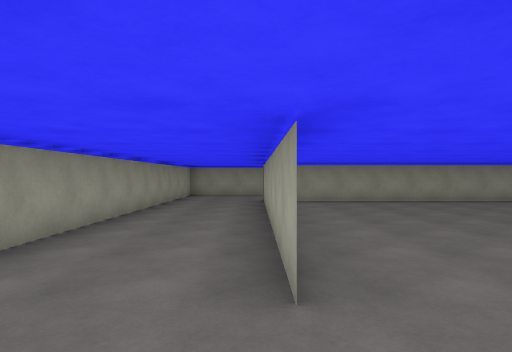
[1] (above)

24 first-person views from a walk through a 3-D level made in the Unity game engine. The camera is 1.4 m above the floor, looks level and sees 75° across. Doors are open. The floor is counted in squares, 2 m on a side. Each view is taken from the middle of a square. On the plan, view 1 faces up. The plan holds only what a view shows up to about 10 squares ahead; the rest is blank. The place goes on beyond the plan. The player is left out.

[2]
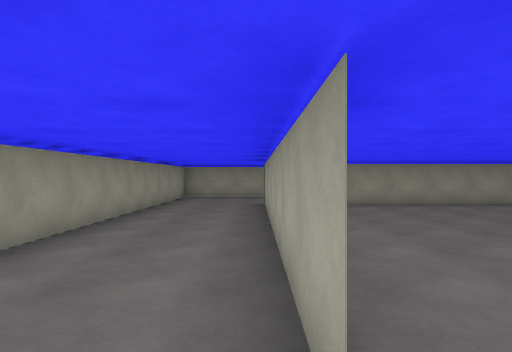

[3]
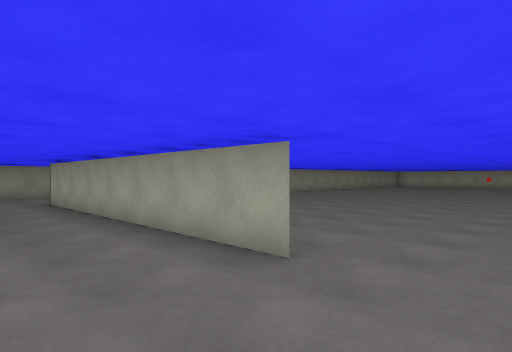

[4]
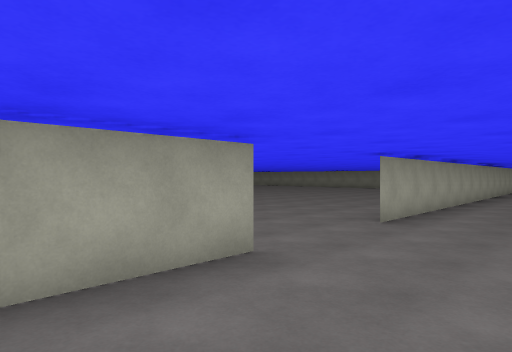

[5]
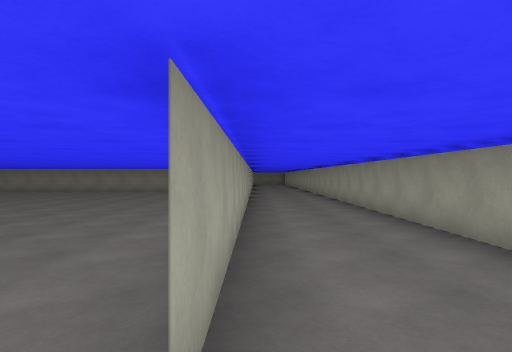

[6]
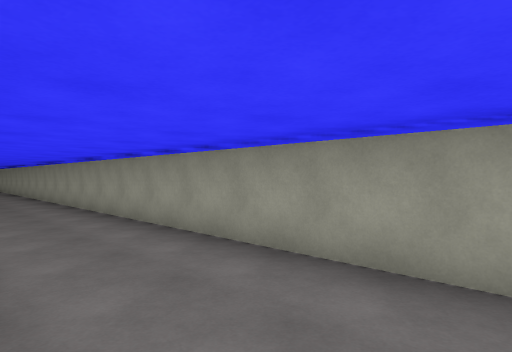

[7]
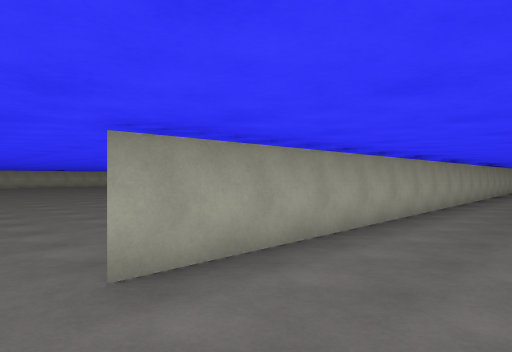

[8]
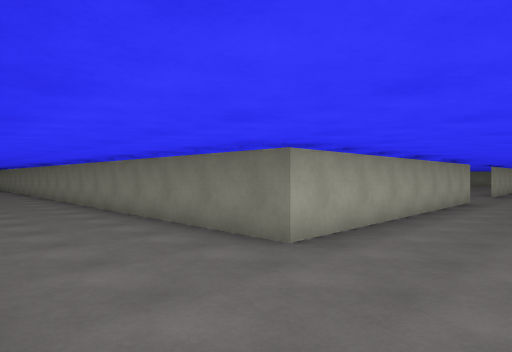

[9]
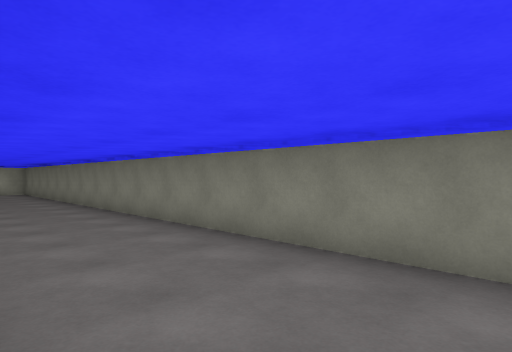

[10]
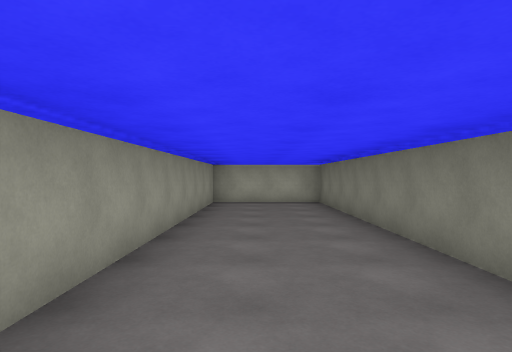

[11]
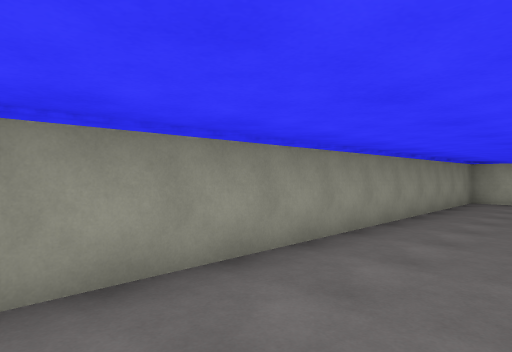

[12]
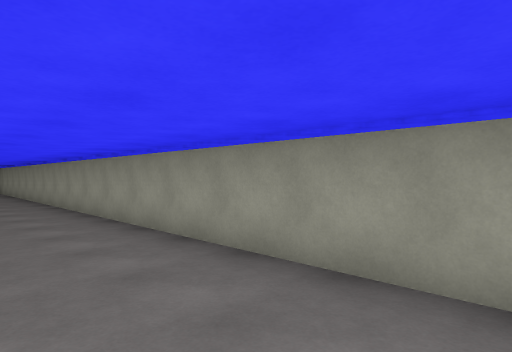

[13]
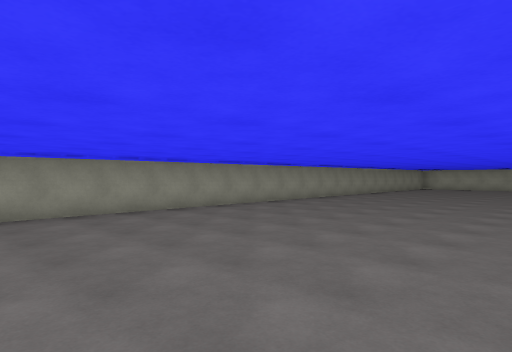

[14]
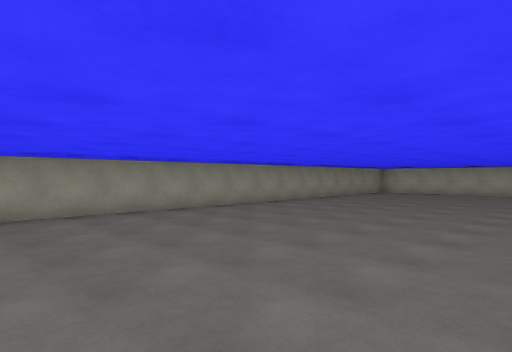

[15]
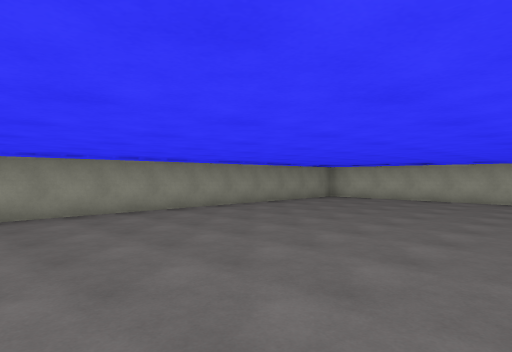

[16]
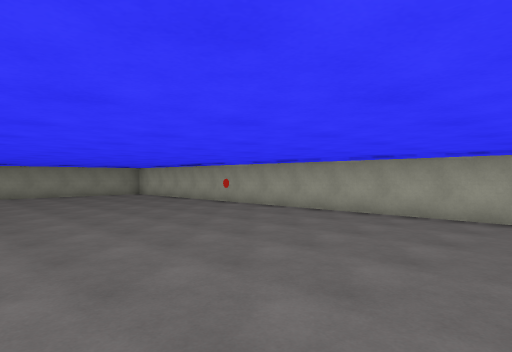

[17]
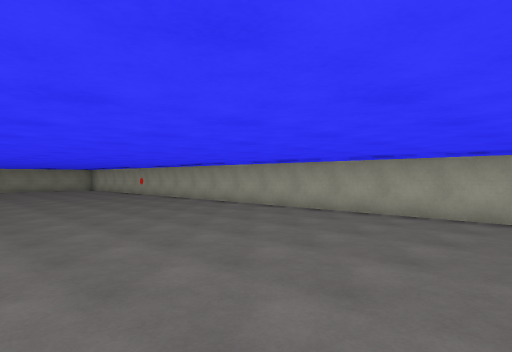

[18]
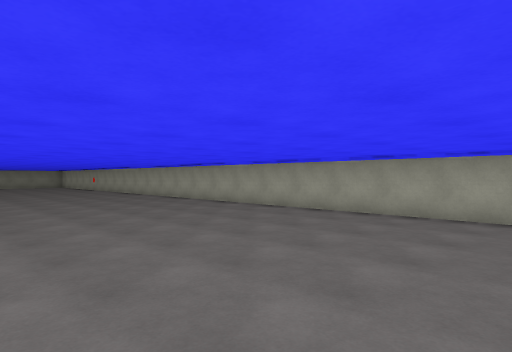

[19]
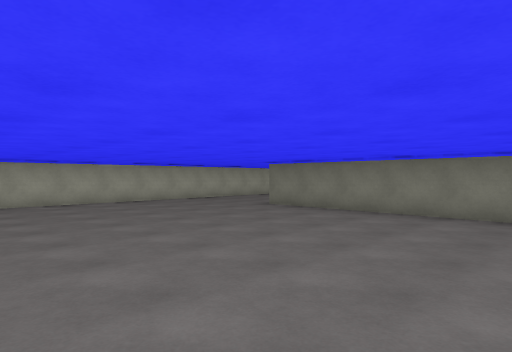

[20]
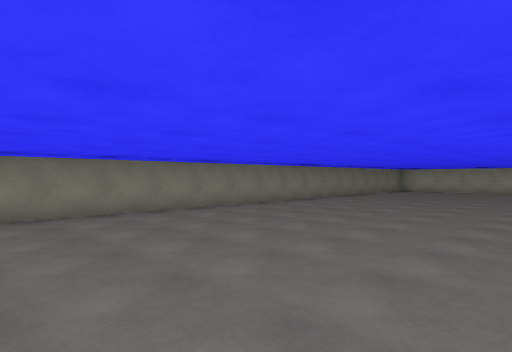

[21]
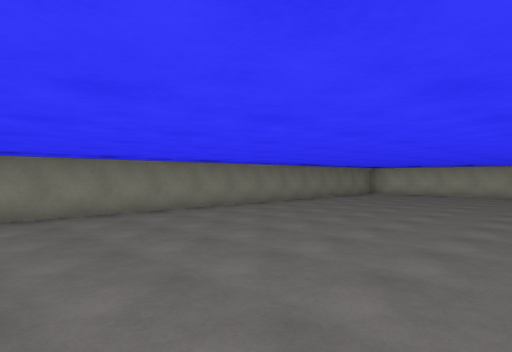

[22]
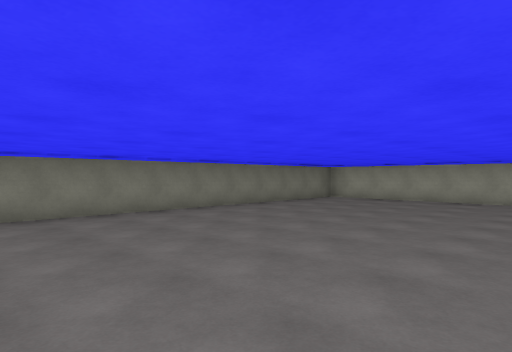

[23]
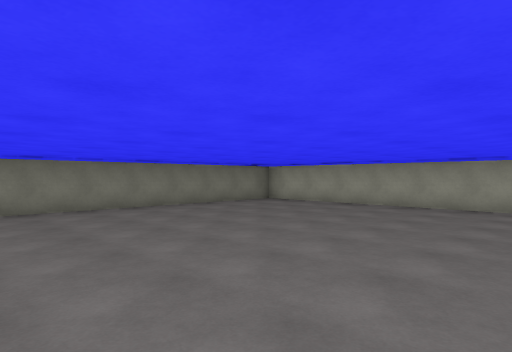

[24]
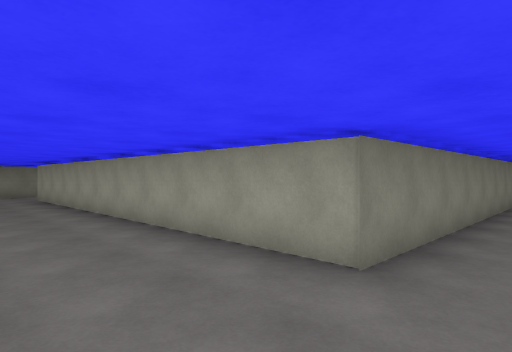

### Floor plan
Points are (right, up) in squares from view 1. A wall is a line through its corners. A room is listed if a view was taken in it or the views show most of it. See-through windows are left out.
Room 1 (views 1, 2, 3, 4, 5, 6, 7, 8, 9, 10, 11, 12)
walls: (0.2, 1.8) (0.2, 9.3) (20.9, 9.3) (20.9, 12.1) (2, 12.1); (-2.4, -0.2) (-2.4, -11.8); (-2.4, 11) (-2.4, 3.1); (0.2, -11.9) (0.2, -0.8); (0, 12.1) (-0.5, 12.1)
ways out: opening at (0, 0.5) to room 2
Room 2 (views 13, 14, 15, 16, 17, 18, 19, 20, 21, 22, 23, 24)
walls: (0.2, -8) (0.2, -13.4); (20.9, -13.2) (20.9, 7.2); (18.9, 9.3) (0.1, 9.3); (1, -14.2) (17.7, -14.2) (17.7, -24.1)
ways out: opening at (0, 0.5) to room 1; open door at (18, -25)

Positions as (right, up) in squares from view 1, and headings:
1: (0, 0), facing up
2: (0, 1), facing up
3: (-2, 0), facing up-right
4: (-2, 4), facing down-right
5: (0, 0), facing down
6: (0, 0), facing down-left
7: (-2, 0), facing down-right
8: (-2, 12), facing down-right
9: (6, 12), facing down-right
10: (12, 11), facing right
11: (11, 10), facing up-right
12: (14, 10), facing up-left
13: (2, 3), facing up-right
14: (7, 3), facing up-right
15: (11, 3), facing up-right
16: (15, -3), facing up-right
17: (15, -8), facing up-right
18: (15, -13), facing up-right
19: (12, -8), facing down-right
20: (16, -8), facing down-left
21: (13, -8), facing down-left
22: (10, -8), facing down-left
23: (8, -7), facing down-left
24: (20, -13), facing down-left
